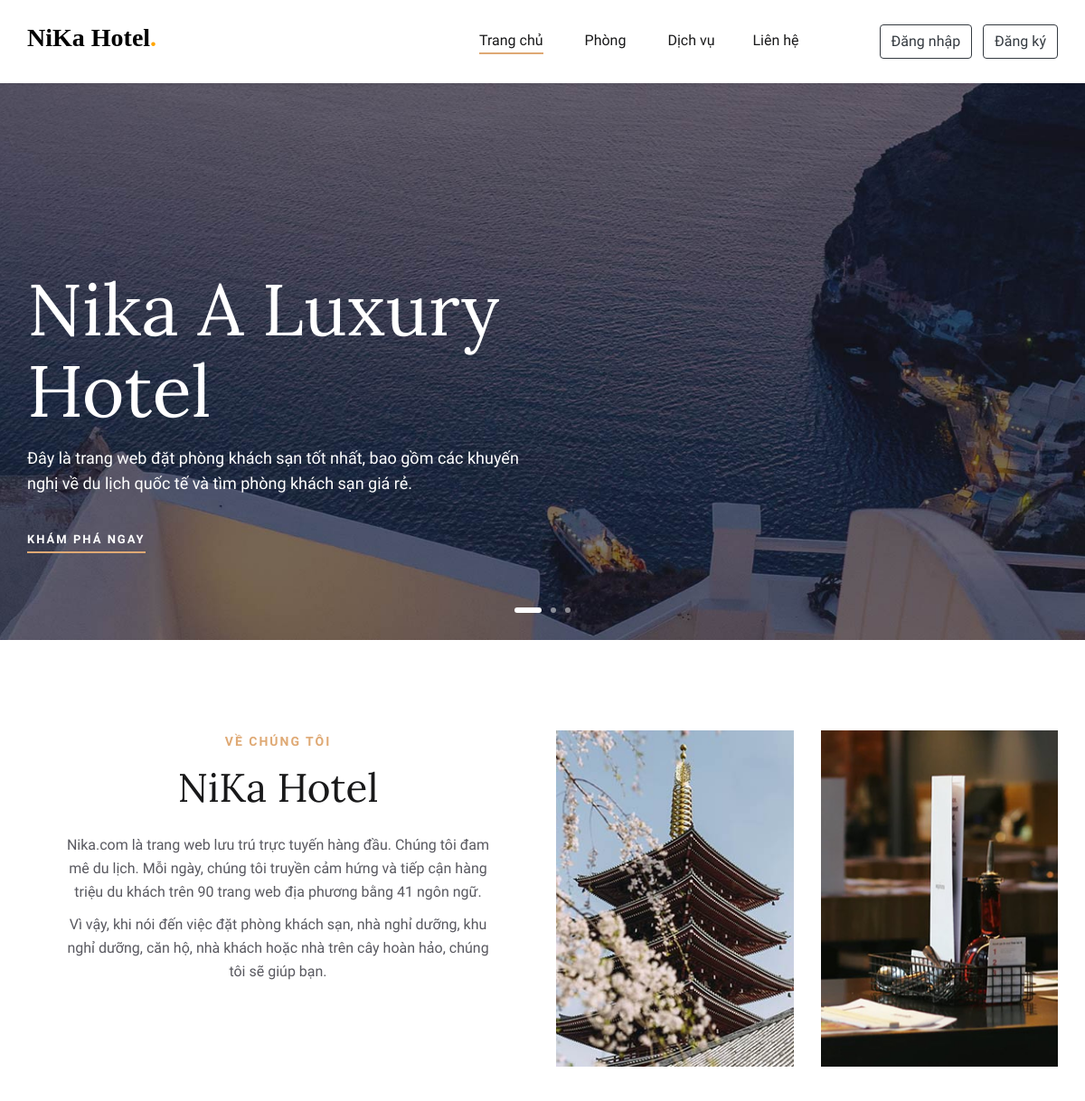
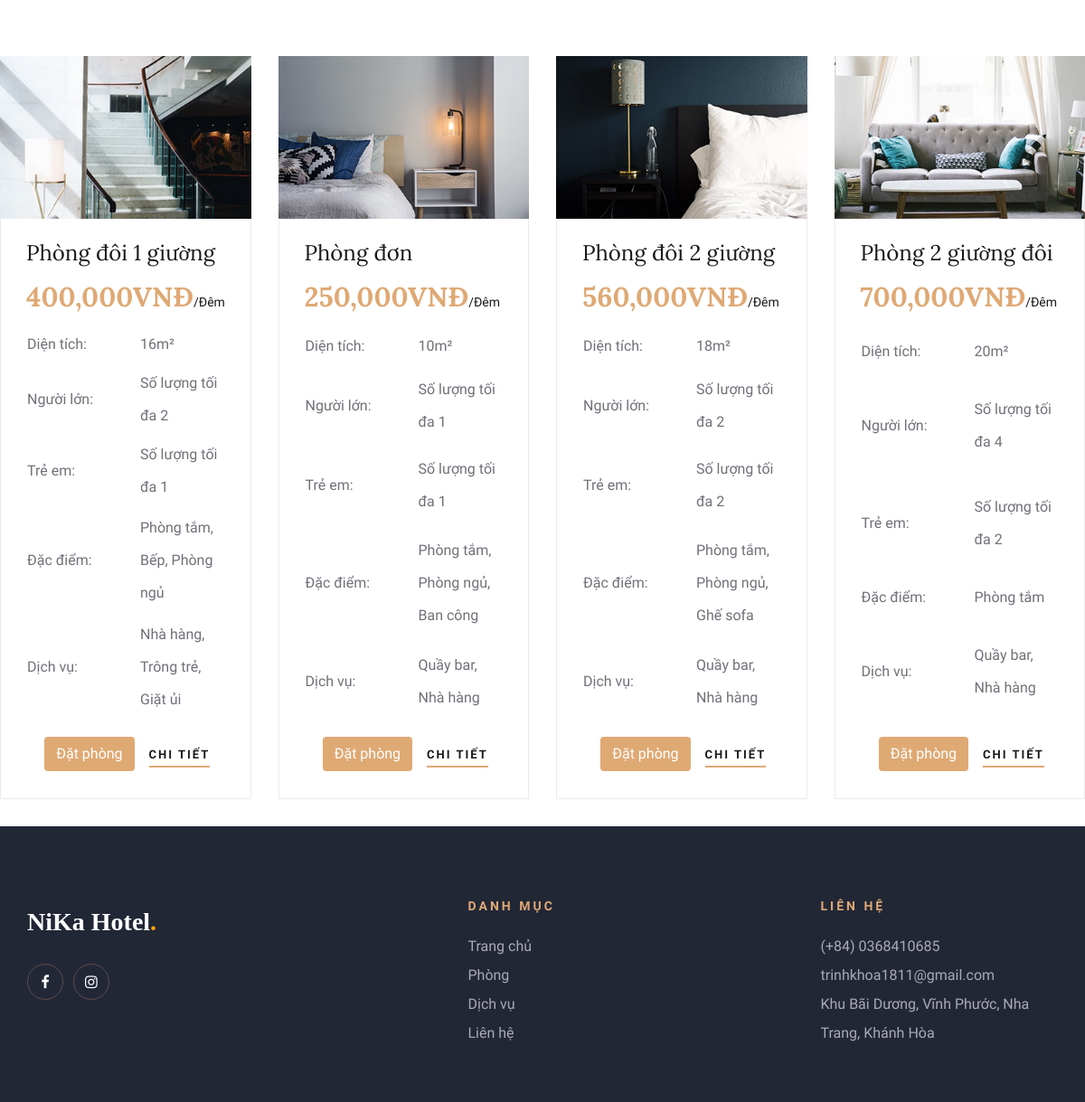
Page /HotelBookingWeb/index.php on the committed database (2 pictures, top to bottom).
### tables this page shows
CREATE TABLE `phong` (
  `ma_phong` int(11) NOT NULL,
  `ten_phong` varchar(150) NOT NULL,
  `dien_tich` int(11) NOT NULL,
  `gia` int(11) NOT NULL,
  `so_luong` int(11) NOT NULL,
  `sl_nguoi_lon` int(11) NOT NULL,
  `sl_tre_em` int(11) NOT NULL,
  `anh_phong` varchar(50) NOT NULL,
  `mo_ta` varchar(350) NOT NULL,
  `trang_thai` tinyint(4) NOT NULL DEFAULT 1
);

### HotelBookingWeb/Admin/Inc/connect_db.php (called while the page is built, shortened)
<?php
    function select($query, $values, $datatypes)
    {
        $conn = $GLOBALS['conn'];
        if($stmt = mysqli_prepare($conn, $query)){
            mysqli_stmt_bind_param($stmt, $datatypes, ...$values);
            if(mysqli_stmt_execute($stmt)){
                $result = mysqli_stmt_get_result($stmt);
                return $result;
            }else{
                mysqli_stmt_close($stmt);
                die("Câu truy vấn thực hiện lỗi - Select");
            }
        }else{
            die("Câu truy vấn chuẩn bị lỗi - Select");
        }
    }
?>

### HotelBookingWeb/index.php (the view, shortened to what this page needs)
<!DOCTYPE html>
<html lang="zxx">
<head>
    <?php require ('Inc/links.php')?>
</head>
<body>
    <?php require ('Inc/header.php')?>
    <section class="hero-section">
        <div class="container">
            <div class="row">
                <div class="col-lg-6">
                    <div class="hero-text">
                        <h1>Nika A Luxury Hotel</h1>
                        <p>Đây là trang web đặt phòng khách sạn tốt nhất, bao gồm các khuyến nghị
                            về du lịch quốc tế và tìm phòng khách sạn giá rẻ.</p>
                        <a href="#" class="primary-btn">Khám phá ngay</a>
                    </div>
                </div>
            </div>
        </div>
        <div class="hero-slider owl-carousel">
            <div class="hs-item set-bg" data-setbg="Public/img/hero/hero-1.jpg"></div>
        </div>
    </section>
    <section class="aboutus-section spad">
        <div class="container">
            <div class="row">
                <div class="col-lg-6">
                    <div class="about-text">
                        <div class="section-title">
                            <span>Về chúng tôi</span>
                            <h2>NiKa Hotel</h2>
                        </div>
                        <p class="f-para">Nika.com là trang web lưu trú trực tuyến hàng đầu.
                            Chúng tôi đam mê du lịch. Mỗi ngày, chúng tôi truyền cảm hứng
                            và tiếp cận hàng triệu du khách trên 90 trang web địa phương bằng 41 ngôn ngữ.</p>
                        <p class="s-para">Vì vậy, khi nói đến việc đặt phòng khách sạn, nhà nghỉ dưỡng, khu nghỉ dưỡng, căn hộ, nhà khách hoặc nhà trên cây hoàn hảo,
                            chúng tôi sẽ giúp bạn.</p>
                    </div>
                </div>
                <div class="col-lg-6">
                    <div class="about-pic">
                        <div class="row">
                            <div class="col-sm-6">
                                <img src="Public/img/about/about-1.jpg" alt="">
                            </div>
                            <div class="col-sm-6">
                                <img src="Public/img/about/about-2.jpg" alt="">
                            </div>
                        </div>
                    </div>
                </div>
            </div>
        </div>
    </section>
    <section class="hp-room-section">
        <div class="container-fluid">
            <div class="hp-room-items">
                <div class="row">
                    <?php
                    $result = select("SELECT * FROM phong WHERE trang_thai= ? ORDER BY ma_phong DESC", [1], 'i');
                    $path = ROOMS_IMG_PATH;
                    $i = 0;
                    while ($row = mysqli_fetch_assoc($result)) {
                        if($i == 4){
                            break;
                        }
                        $query1 = "SELECT * FROM phong_dacdiem JOIN dacdiem ON dacdiem.ma_dacdiem = phong_dacdiem.ma_dacdiem WHERE ma_phong = ?";
                        $res_room_fea = select($query1, [$row['ma_phong']], "i");
                        $feature = "";
                        while($row1 = mysqli_fetch_assoc($res_room_fea)){
                            $feature .= $row1['ten_dacdiem'].", ";
                        }
                        $feature = rtrim($feature, ", ");
                        $query2 = "SELECT * FROM phong_dichvu JOIN dichvu ON dichvu.ma_dichvu = phong_dichvu.ma_dichvu WHERE ma_phong = ?";
                        $res_room_ser = select($query2, [$row['ma_phong']], "i");
                        $service = "";
                        while($row2 = mysqli_fetch_assoc($res_room_ser)){
                            $service .= $row2['ten_dichvu'].", ";
                        }
                        $service = rtrim($service, ", ");
                        echo "<div class='col-lg-3 col-md-6'>
                                <div class='room-item'>
                                    <img src='$path{$row['anh_phong']}' alt=''>
                                    <div class='ri-text'>
                                        <h4>{$row['ten_phong']}</h4>
                                        <h3>".number_format($row['gia'], 0, '', ',')."VNĐ<span>/Đêm</span></h3>
                                        <table>
                                            <tbody>
                                                <tr>
                                                    <td class='r-o'>Diện tích:</td>
                                                    <td>{$row['dien_tich']}m²</td>
                                                </tr>
                                                <tr>
                                                    <td class='r-o'>Người lớn:</td>
                                                    <td>Số lượng tối đa {$row['sl_nguoi_lon']}</td>
                                                </tr>
                                                <tr>
                                                    <td class='r-o'>Trẻ em:</td>
                                                    <td>Số lượng tối đa {$row['sl_tre_em']}</td>
                                                </tr>
                                                <tr>
                                                    <td class='r-o'>Đặc điểm:</td>
                                                    <td>$feature</td>
                                                </tr>
                                                <tr>
                                                    <td class='r-o'>Dịch vụ:</td>
                                                    <td>$service</td>
                                                </tr>
                                            </tbody>
                                        </table>
                                        <div class='d-flex justify-content-center align-items-center'>
                                            <a href='booking.php?id={$row['ma_phong']}' class='btn me-3 shadow-none' style='background-color: #dfa974; color: white'>Đặt phòng</a>
                                            <a href='room_detail.php?id={$row['ma_phong']}' class='primary-btn'>Chi tiết</a>
                                        </div>
                                    </div>
                                </div>
                            </div>";
                        $i++;
                    }
                    ?>
                </div>
            </div>
        </div>
    </section>
    <?php require ('Inc/footer.php')?>
</body>
</html>

### HotelBookingWeb/Public/css/style.css (style rules this page uses)
html, body { height: 100%; font-family: "Cabin", sans-serif; -webkit-font-smoothing: antialiased; font-smoothing: antialiased; }
h1, h2, h3, h4, h5, h6 { margin: 0; color: #111111; font-weight: 400; font-family: "Lora", serif; }
h1 { font-size: 70px; }
h2 { font-size: 36px; }
h3 { font-size: 30px; }
h4 { font-size: 24px; }
p { font-size: 16px; font-family: "Cabin", sans-serif; color: #6b6b6b; font-weight: 400; line-height: 26px; margin: 0 0 15px 0; }
img { max-width: 100%; }
.section-title { text-align: center; margin-bottom: 22px; }
.section-title span { font-size: 14px; color: #dfa974; font-weight: 700; text-transform: uppercase; letter-spacing: 2px; }
.section-title h2 { font-size: 44px; color: #19191a; line-height: 58px; margin-top: 10px; }
.set-bg { background-repeat: no-repeat; background-size: cover; background-position: top center; }
.spad { padding-top: 100px; padding-bottom: 100px; }
.primary-btn { display: inline-block; font-size: 13px; color: #ffffff; text-transform: uppercase; letter-spacing: 2px; font-weight: 700; position: relative; }
.primary-btn:after { position: absolute; left: 0; bottom: -5px; width: 100%; height: 2px; background: #dfa974; content: ""; }
.hero-section { position: relative; padding-top: 60px; padding-bottom: 100px; }
.hero-section .container { position: relative; z-index: 5; }
.hero-text { padding-top: 145px; }
.hero-text h1 { font-size: 80px; line-height: 90px; color: #ffffff; margin-bottom: 16px; }
.hero-text p { font-size: 18px; color: #ffffff; line-height: 28px; margin-bottom: 35px; }
.hero-slider { position: absolute; width: 100%; height: 100%; left: 0; top: 0; }
.hero-slider .owl-stage-outer, .hero-slider .owl-stage, .hero-slider .owl-item, .hero-slider .hs-item { height: 100%; }
.about-text { text-align: center; padding: 0 35px; }
.about-text p { color: #595960; font-weight: 500; }
.about-text p.f-para { margin-bottom: 10px; }
.about-text p.s-para { margin-bottom: 35px; }
.about-pic img { min-width: 100%; }
.hp-room-items { margin-left: -15px; margin-right: -15px; overflow: hidden; }
.room-item { margin-bottom: 30px; }
.room-item img { min-width: 100%; }
.room-item .ri-text { border: 1px solid #ebebeb; border-top: none; padding: 24px 24px 30px 28px; }
.room-item .ri-text h4 { color: #19191a; margin-bottom: 17px; }
.room-item .ri-text h3 { color: #dfa974; font-weight: 700; margin-bottom: 14px; }
.room-item .ri-text h3 span { font-family: "Cabin", sans-serif; font-size: 14px; font-weight: 400; color: #19191a; }
.room-item .ri-text table { margin-bottom: 18px; }
.room-item .ri-text table tbody tr td { font-size: 16px; color: #707079; line-height: 36px; }
.room-item .ri-text table tbody tr td.r-o { width: 125px; }
.room-item .ri-text .primary-btn { color: #19191a; }
@media only screen and (min-width: 1200px) { .container { max-width: 1170px; } }

### HotelBookingWeb/Inc/links.php (style rules this page uses)
.room-item { display: flex; flex-direction: column; height: 100%; }
.ri-text { display: flex; flex-direction: column; justify-content: space-between; flex-grow: 1; }
.room-item .ri-text > h4, .room-item .ri-text > h3 { flex-shrink: 0; margin-bottom: 15px; }
.room-item table { flex-grow: 1; margin-top: auto; }

### rows in the picture
phong: anh_phong (picture), ten_phong "Phòng đôi 1 giường", gia "400,000", dien_tich "16", sl_nguoi_lon "2", sl_tre_em "1", feature "Phòng tắm, Bếp, Phòng ngủ", service "Nhà hàng, Trông trẻ, Giặt ủi"
phong: anh_phong (picture), ten_phong "Phòng đơn", gia "250,000", dien_tich "10", sl_nguoi_lon "1", sl_tre_em "1", feature "Phòng tắm, Phòng ngủ, Ban công", service "Quầy bar, Nhà hàng"
phong: anh_phong (picture), ten_phong "Phòng đôi 2 giường", gia "560,000", dien_tich "18", sl_nguoi_lon "2", sl_tre_em "2", feature "Phòng tắm, Phòng ngủ, Ghế sofa", service "Quầy bar, Nhà hàng"
phong: anh_phong (picture), ten_phong "Phòng 2 giường đôi", gia "700,000", dien_tich "20", sl_nguoi_lon "4", sl_tre_em "2", feature "Phòng tắm", service "Quầy bar, Nhà hàng"
